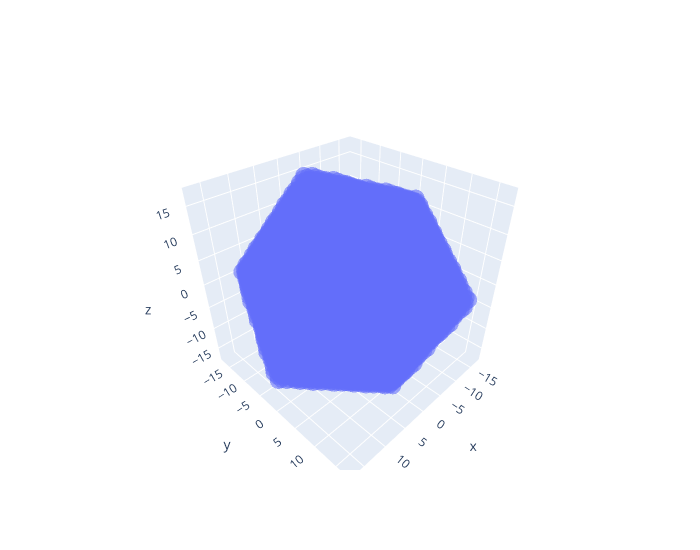

Notebook source saved alongside this figure:
### Code cell
## visualize
def see_voxels(voxel_grid, size=2):
    points = voxel_grid.points
    fig=go.Figure(
        data=[go.Scatter3d(
            x=points[:, 0],
            y=points[:, 1],
            z=points[:, 2],
            mode="markers", 
            marker=dict(
                size=size, 
                opacity=0.6
                )
            )]
    )

    fig.update_layout(
        scene=dict(
            aspectmode="data",
        ),
        width=700,
        height=550
    )

    fig.show()

see_voxels(voxel_grid, 10)

### Figure 1 — Plotly figure (JSON) as saved in the notebook; plotly's stock layout.template omitted (floating-point values rounded to 4 significant figures; data arrays with more than 128 entries replaced by an {"elided": "..."} marker saying what was removed)
{"data": [{"marker": {"opacity": 0.6, "size": 10}, "mode": "markers", "type": "scatter3d", "x": {"elided": "22579 float values"}, "y": {"elided": "22579 float values"}, "z": {"elided": "22579 float values"}}], "layout": {"height": 550, "scene": {"aspectmode": "data"}, "width": 700}}
